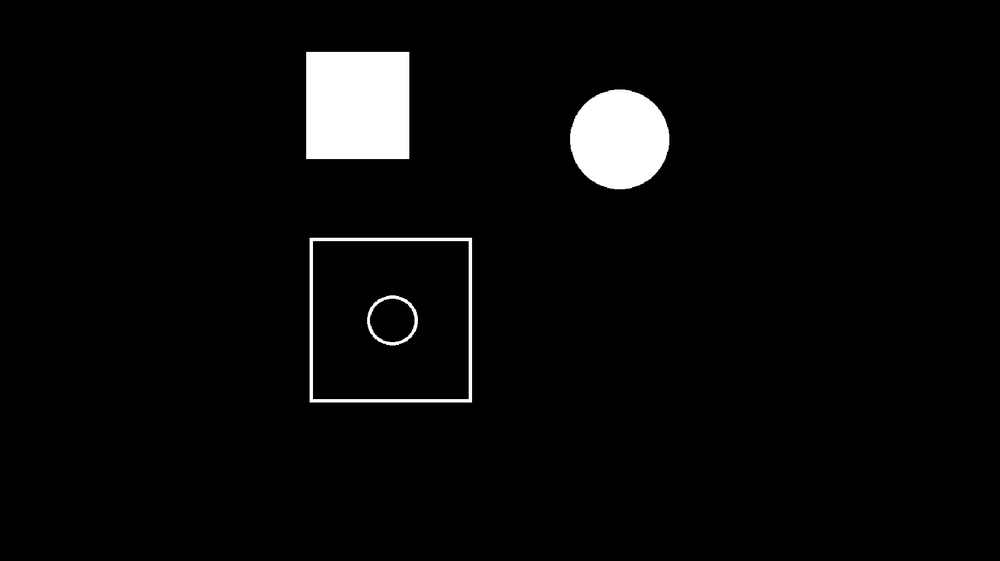
#> input picture opencv/outline_find.png, 1000 x 561 px, shrunk from 1754 x 984 before the run
$ python '轮廓查找.py'
#> lines starting #> are read from the running program, lines starting #| are printed output that depends on the picture; after the words box and inside, x2 and y2 are one past the last pixel; in counts of white or black regions, pixels touching at a corner belong together
"""
轮廓查找
    API: contours, hierarchy = cv2.findContours(image, mode, method)
    返回值：
        contours: 轮廓的点
        hierarchy: 轮廓的层级 [[[next, previous, first_child, parent]]]
            first_child = -1 代表内层没有轮廓
            parent = -1 代表外层没有轮廓
    参数：
        mode：
            RETR_CCOMP = 2 查找的是所有轮廓，将所有轮廓组织成2层层级关系(外层轮廓和内层轮廓)
                           外层轮廓：first_child != -1, parent = -1
                           内层轮廓：first_child = -1, parent != -1
            RETR_EXTERNAL = 0 只查找最外层轮廓
            RETR_FLOODFILL = 4
            RETR_LIST = 1 查找的所有轮廓，只返回轮廓顺序关系，不返回层级关系，也就是 first_child, parent 均为 -1
            RETR_TREE = 3 查找的所有轮廓，返回轮廓顺序关系，也返回层级关系。(是最常用的方式)

        method：
            CHAIN_APPROX_NONE = 1 轮廓中的每个点都会被精确保留下来
            CHAIN_APPROX_SIMPLE = 2 仅保留轮廓的端点和拐角点

绘制轮廓
    API: cv2.drawContours(image, contours, contourIdx, color, thickness, cv2.LINE_AA)
    contourIdx: 指定轮廓的index，如果index = -1 则绘制全部轮廓
绘制轮廓，需要将绘制的图转成二值图，否则轮廓绘制不清晰
绘制二值图，需要将原图转成单通道的gary图
"""
import cv2

img = cv2.imread('outline_find.png')
#> img is the input picture: shape (561, 1000, 3); min 0, max 255, mean 9.8

# 创建单通道的gary图
img_gary = cv2.cvtColor(img, cv2.COLOR_BGR2GRAY)

# _: 阈值接收不要忘记
_, img_bin = cv2.threshold(img_gary, 0, 255, cv2.THRESH_OTSU)
#> img_bin: shape (561, 1000); 3.8% white; 4 white regions

# contours: 轮廓点
# hierarchy: 轮廓层级
contours, hierarchy = cv2.findContours(img_bin, cv2.RETR_TREE, cv2.CHAIN_APPROX_NONE)
#> contours = 6 contours; box (x1, y1, x2, y2) and area: (310, 238, 472, 403) 26404, (312, 240, 470, 400) 24961, (306, 52, 409, 159) 10812, (570, 90, 669, 189) 7608, (367, 295, 418, 345) 1912, (369, 298, 416, 343) 1565
# (1, x, 4) x 代表轮廓数
print(hierarchy.shape) # (1, 6, 4)
#| (1, 6, 4)
"""
[[[ 4 -1  1 -1]
  [-1 -1  2  0]
  [-1 -1  3  1]
  [-1 -1 -1  2]
  [ 5  0 -1 -1]
  [-1  4 -1 -1]]]
"""
print(hierarchy)
#| [[[ 4 -1  1 -1]
#|   [-1 -1  2  0]
#|   [-1 -1  3  1]
#|   [-1 -1 -1  2]
#|   [ 5  0 -1 -1]
#|   [-1  4 -1 -1]]]

# 常规绘制轮廓
# cv2.drawContours(img, contours, -1, (0, 0, 255), 1)

# 区分内外层轮廓绘制
for i, contour in enumerate(contours):
    # 三维数组里面取对应项
    """
    print(hierarchy.shape) # (1, 6, 4)

    1: 代表三维里面有一个二维数组
    6: 代表二维里面有6个一维数组
    4: 代表一维里面有4个元素
    那么可以推导 => [x, y, z]
        x: 代表二维数组的下标
        y: 代表一维数组的下标 -> 也就是0轴
        z: 代表元素的下标 -> 也就是1轴
    """
    print(hierarchy[0, i, 3])
    # 内层轮廓
    if hierarchy[0, i, 3] == -1:
        cv2.drawContours(img, contours, i, (0, 0, 255), 2)
    # 外层轮廓
    else:
        cv2.drawContours(img, contours, i, (255, 0, 0), 2)
    cv2.drawContours(img, contours, 2, (0, 0, 255), 2)
#> this loop made 6 passes
#| -1
#| 0
#| 1
#| 2
#| -1
#| -1
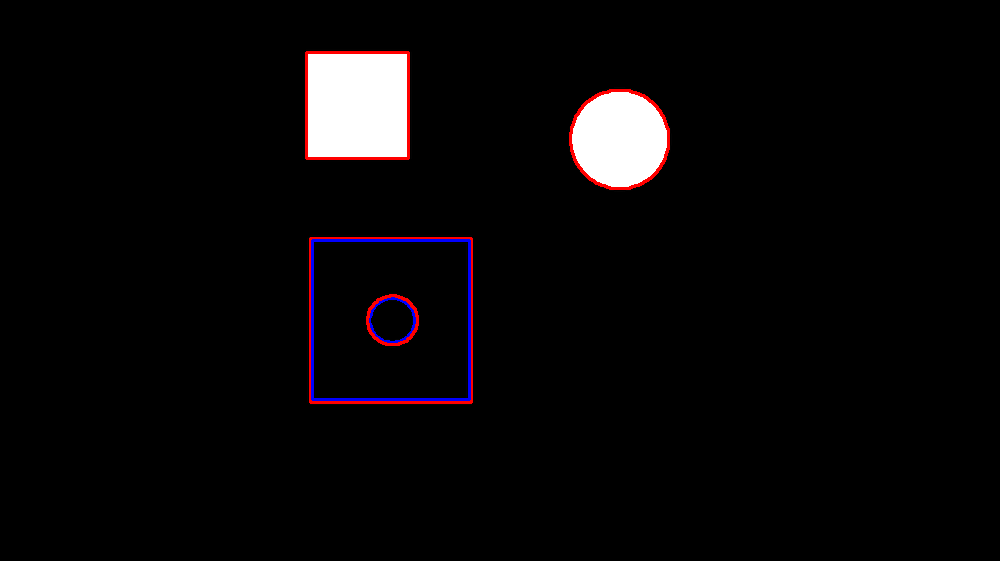
#> img: shape (561, 1000, 3); 1.16% of pixels changed, all inside (x1, y1, x2, y2) = (305, 51, 670, 404)

cv2.imshow('win', img)
cv2.waitKey(0)
cv2.destroyWindow('win')


import numpy as np
arr = np.arange(27).reshape(3, 3, 3)  # 创建3x3x3的三维数组（0~26）
print(arr)
element = arr[1, 2, 0]  # 取第2层（i=1）、第3行（j=2）、第1列（k=0）的元素
print(element)  # 输出：15（对应数组中位置[1,2,0]的值）

$ run again, with opencv/black_noise.png copied over opencv/outline_find.png
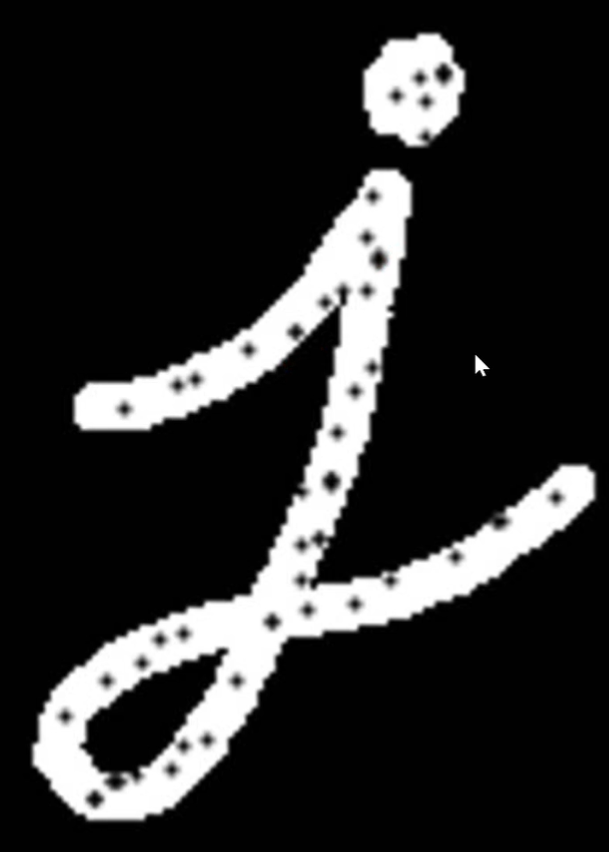
#> input picture opencv/black_noise.png, 609 x 852 px
#> img is the input picture: shape (852, 609, 3); mean B, G, R 42.3, 42.3, 42.3
#> `_, img_bin = cv2.threshold(img_gary, 0, 255, cv2.THRESH_OTSU)`:
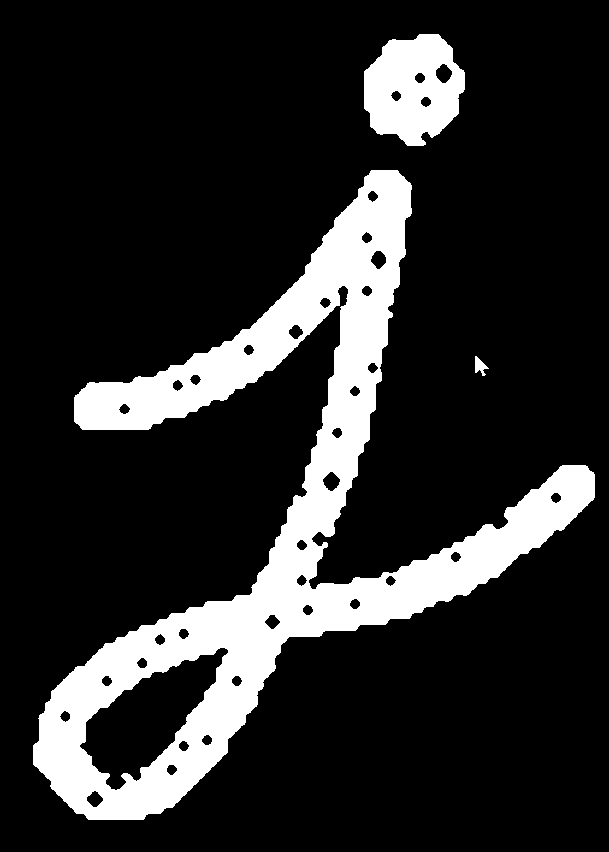
#> img_bin: shape (852, 609); 16.7% white; 3 white regions
#> contours = 40 contours; largest, box (x1, y1, x2, y2) and area: (33, 170, 595, 820) 88640, (79, 647, 229, 791) 9319, (364, 34, 465, 146) 8310, (322, 471, 341, 492) 232, (435, 63, 453, 84) 232
#| (1, 40, 4)
#> (printed output is left out)
#> the loop `for i, contour in enumerate(contours):` made 40 passes
#| -1
#| -1
#| 1
#| 1
#| 1
#> (further printed lines are left out)
#> after the loop `for i, contour in enumerate(contours):`:
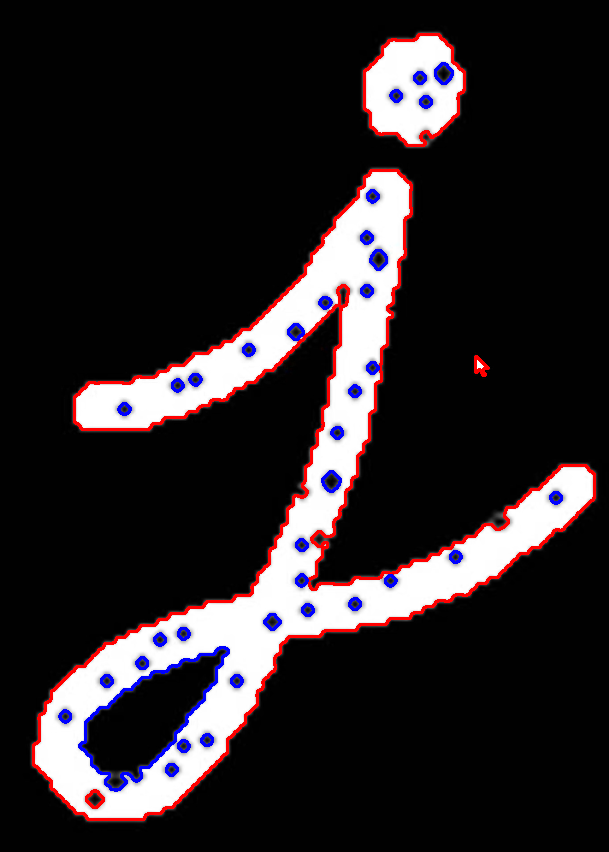
#> img: shape (852, 609, 3); 3.51% of pixels changed, all inside (x1, y1, x2, y2) = (32, 33, 596, 821)
